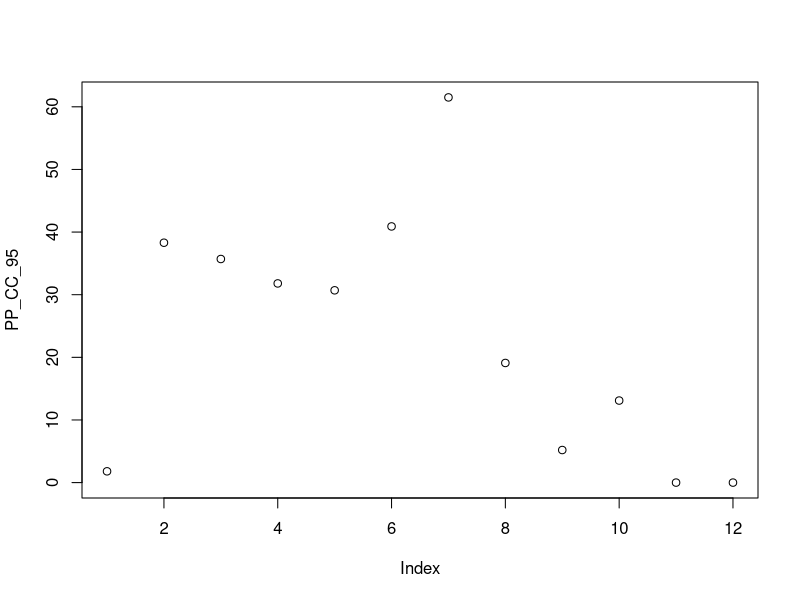
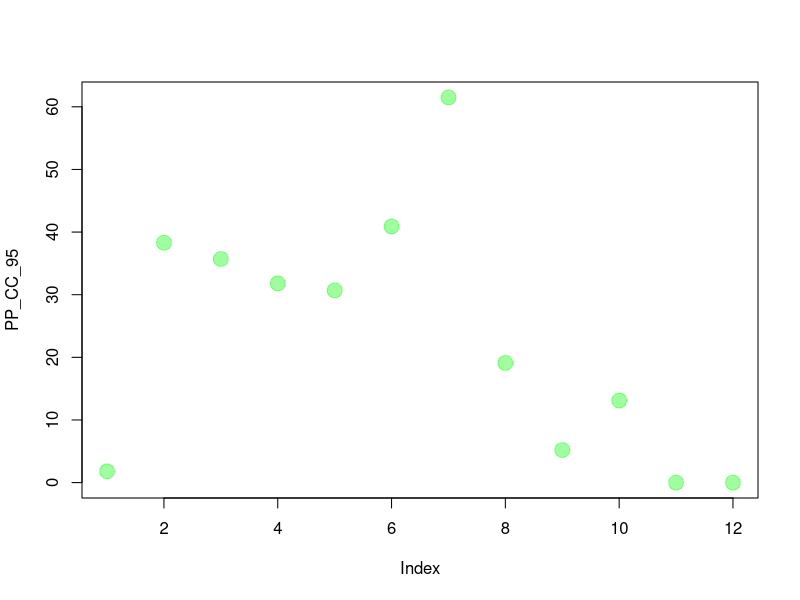

Recreate these plots in R, in order.
PP_CC_95 <- c(1.8, 38.3, 35.7, 31.8, 30.7, 40.9, 61.5, 19.1, 5.2 ,13.1, 0, 0)
names(PP_CC_95) =  c("enero", "febrero", "marzo", "abril", "mayo", "junio", 
                     "julio", "agosto", "septiembre", "octubre", "noviembre", "diciembre")
PP_CC_95

plot(PP_CC_95)

plot(PP_CC_95, pch=19, cex=2, col="#00ff0060")
